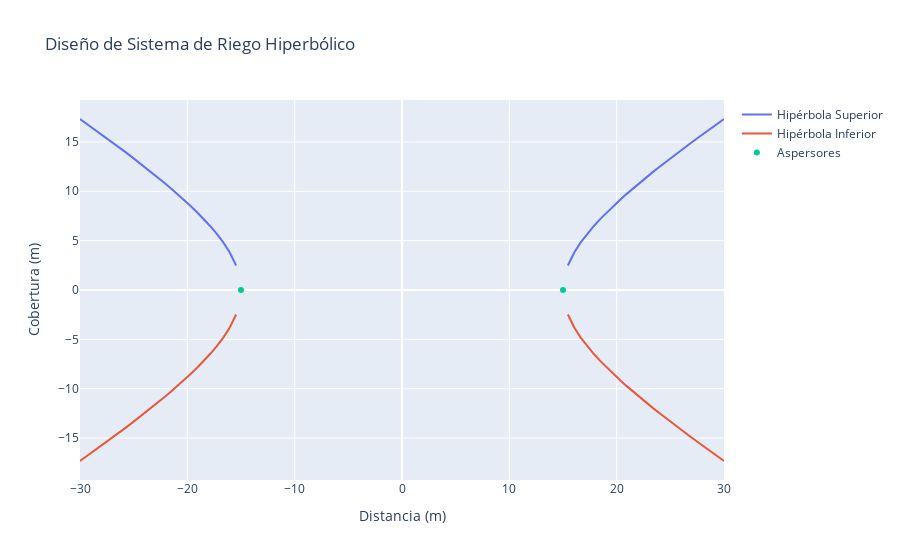

The code cell stored with this chart in its notebook:
### Code cell
import numpy as np

import plotly.graph_objects as go

def diseno_aspersores_hiperbolico(a, b, rango_x=(-30, 30), puntos=100):
    """
    Diseña un sistema de aspersores con patrón hiperbólico para riego.

    Parámetros:
    - a (int): Semieje mayor de la hipérbola (distancia entre los focos/2).
    - b (int): Semieje menor de la hipérbola (radio efectivo de riego).
    - rango_x (tuple): Rango de valores para el eje x.
    - puntos (int): Número de puntos para graficar la hipérbola.

    Retorna:
    - fig (plotly.graph_objects.Figure): Gráfico interactivo del diseño.
    """
    x = np.linspace(rango_x[0], rango_x[1], puntos)
    y = b * np.sqrt((x**2 / a**2) - 1)
    
    # Crear figura interactiva
    fig = go.Figure()
    fig.add_trace(go.Scatter(x=x, y=y, mode='lines', name='Hipérbola Superior'))
    fig.add_trace(go.Scatter(x=x, y=-y, mode='lines', name='Hipérbola Inferior'))
    fig.add_trace(go.Scatter(x=[-a, a], y=[0, 0], mode='markers', name='Aspersores'))
    
    fig.update_layout(
        title='Diseño de Sistema de Riego Hiperbólico',
        xaxis_title='Distancia (m)',
        yaxis_title='Cobertura (m)',
        showlegend=True
    )
    
    return fig

# Ejemplo de uso
if __name__ == "__main__":
    a = 15  # Semieje mayor
    b = 10  # Semieje menor
    figura = diseno_aspersores_hiperbolico(a, b)
    figura.show()

### Figure 1 — Plotly figure (JSON) as saved in the notebook; plotly's stock layout.template omitted (floating-point values rounded to 4 significant figures)
{"data": [{"mode": "lines", "name": "Hipérbola Superior", "type": "scatter", "x": [-30.0, -29.39, -28.79, -28.18, -27.58, -26.97, -26.36, -25.76, -25.15, -24.55, -23.94, -23.33, -22.73, -22.12, -21.52, -20.91, -20.3, -19.7, -19.09, -18.48, -17.88, -17.27, -16.67, -16.06, -15.45, -14.85, -14.24, -13.64, -13.03, -12.42, -11.82, -11.21, -10.61, -10.0, -9.394, -8.788, -8.182, -7.576, -6.97, -6.364, -5.758, -5.152, -4.545, -3.939, -3.333, -2.727, -2.121, -1.515, -0.9091, -0.303, 0.303, 0.9091, 1.515, 2.121, 2.727, 3.333, 3.939, 4.545, 5.152, 5.758, 6.364, 6.97, 7.576, 8.182, 8.788, 9.394, 10.0, 10.61, 11.21, 11.82, 12.42, 13.03, 13.64, 14.24, 14.85, 15.45, 16.06, 16.67, 17.27, 17.88, 18.48, 19.09, 19.7, 20.3, 20.91, 21.52, 22.12, 22.73, 23.33, 23.94, 24.55, 25.15, 25.76, 26.36, 26.97, 27.58, 28.18, 28.79, 29.39, 30.0], "y": [17.32, 16.85, 16.38, 15.91, 15.43, 14.94, 14.45, 13.96, 13.46, 12.95, 12.44, 11.92, 11.38, 10.84, 10.28, 9.711, 9.122, 8.511, 7.873, 7.202, 6.486, 5.71, 4.843, 3.826, 2.48, NaN, NaN, NaN, NaN, NaN, NaN, NaN, NaN, NaN, NaN, NaN, NaN, NaN, NaN, NaN, NaN, NaN, NaN, NaN, NaN, NaN, NaN, NaN, NaN, NaN, NaN, NaN, NaN, NaN, NaN, NaN, NaN, NaN, NaN, NaN, NaN, NaN, NaN, NaN, NaN, NaN, NaN, NaN, NaN, NaN, NaN, NaN, NaN, NaN, NaN, 2.48, 3.826, 4.843, 5.71, 6.486, 7.202, 7.873, 8.511, 9.122, 9.711, 10.28, 10.84, 11.38, 11.92, 12.44, 12.95, 13.46, 13.96, 14.45, 14.94, 15.43, 15.91, 16.38, 16.85, 17.32]}, {"mode": "lines", "name": "Hipérbola Inferior", "type": "scatter", "x": [-30.0, -29.39, -28.79, -28.18, -27.58, -26.97, -26.36, -25.76, -25.15, -24.55, -23.94, -23.33, -22.73, -22.12, -21.52, -20.91, -20.3, -19.7, -19.09, -18.48, -17.88, -17.27, -16.67, -16.06, -15.45, -14.85, -14.24, -13.64, -13.03, -12.42, -11.82, -11.21, -10.61, -10.0, -9.394, -8.788, -8.182, -7.576, -6.97, -6.364, -5.758, -5.152, -4.545, -3.939, -3.333, -2.727, -2.121, -1.515, -0.9091, -0.303, 0.303, 0.9091, 1.515, 2.121, 2.727, 3.333, 3.939, 4.545, 5.152, 5.758, 6.364, 6.97, 7.576, 8.182, 8.788, 9.394, 10.0, 10.61, 11.21, 11.82, 12.42, 13.03, 13.64, 14.24, 14.85, 15.45, 16.06, 16.67, 17.27, 17.88, 18.48, 19.09, 19.7, 20.3, 20.91, 21.52, 22.12, 22.73, 23.33, 23.94, 24.55, 25.15, 25.76, 26.36, 26.97, 27.58, 28.18, 28.79, 29.39, 30.0], "y": [-17.32, -16.85, -16.38, -15.91, -15.43, -14.94, -14.45, -13.96, -13.46, -12.95, -12.44, -11.92, -11.38, -10.84, -10.28, -9.711, -9.122, -8.511, -7.873, -7.202, -6.486, -5.71, -4.843, -3.826, -2.48, NaN, NaN, NaN, NaN, NaN, NaN, NaN, NaN, NaN, NaN, NaN, NaN, NaN, NaN, NaN, NaN, NaN, NaN, NaN, NaN, NaN, NaN, NaN, NaN, NaN, NaN, NaN, NaN, NaN, NaN, NaN, NaN, NaN, NaN, NaN, NaN, NaN, NaN, NaN, NaN, NaN, NaN, NaN, NaN, NaN, NaN, NaN, NaN, NaN, NaN, -2.48, -3.826, -4.843, -5.71, -6.486, -7.202, -7.873, -8.511, -9.122, -9.711, -10.28, -10.84, -11.38, -11.92, -12.44, -12.95, -13.46, -13.96, -14.45, -14.94, -15.43, -15.91, -16.38, -16.85, -17.32]}, {"mode": "markers", "name": "Aspersores", "type": "scatter", "x": [-15, 15], "y": [0, 0]}], "layout": {"showlegend": true, "title": {"text": "Diseño de Sistema de Riego Hiperbólico"}, "xaxis": {"title": {"text": "Distancia (m)"}}, "yaxis": {"title": {"text": "Cobertura (m)"}}}}
